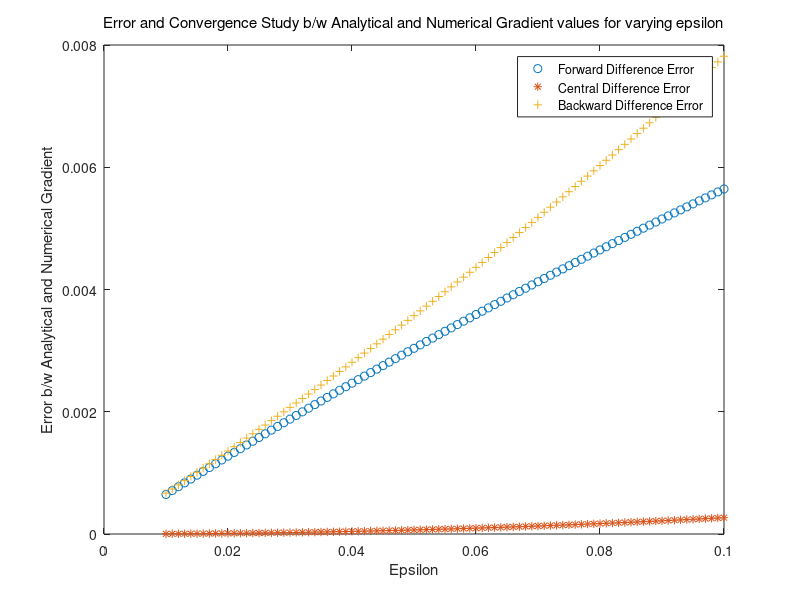

Recreate this plot in MATLAB.
function [] = Gradient()
clear all; 
close all;
disp('========================================');
disp('     GRADIENT by Finite Differences Assignment 1 Q2     ');
disp('     AML 771: Design Optimization and Decision Theory   ');
disp('     Student: Debjit Hore        ');
disp('========================================');
% computes the gradient of a function supplied by user in �Subroutine Getfun� 
% using forward, backward and central differences, and compares this with 
% analytical gradient provided by the user in �Subroutine Gradient�

      N = 2;              % N: Dimension of the space 
      epsilon = [0.01:0.001:0.1];
%     ===== READ POINT (Initial point)
      X = [0.5, 1.5]';
      [F0] = GETFUN (X);
% ----- GRADIENTS
      [G] = GRAD (X);
      for J=1:length(epsilon)
%----- FORWARD DIFFERENCE EVALUATION
      for I = 1:N
	     A = X(I);
	     DX = epsilon(J);      % DX: Purturbation of X
	     if X(I) ~= 0.
	       DX =  epsilon(J) * abs(X(I));
	     end
	     X(I) = X(I) + DX;
	     [F] = GETFUN (X);
	     X(I) = A;
	     GF(J,I) = (F - F0) / DX;          % Gradient of F calculation
      end
% ----- BACKWARD DIFFERENCE EVALUATION
      for I = 1: N
	     A = X(I);
	     DX =  epsilon(J);
        if X(I) ~= 0.
          DX =  epsilon(J) * abs(X(I));
	     end
	     X(I) = X(I) - DX;
	     [F] = GETFUN (X);
	     X(I) = A;
	     GB(J, I) = (F0 - F) / DX;
      end
% ----- CENTRAL DIFFERENCE EVALUATION
      for I = 1: N
  	     A = X(I);
	     DX =  epsilon(J);
	     if X(I) ~= 0.
	       DX =  epsilon(J) * abs(X(I));
	     end
	     X(I) = X(I) - .5 * DX;             %purturbing back
	     [F1] = GETFUN (X);
	     X(I) = A;
	     X(I) = X(I) + .5 * DX;             %purturbing forward
	     [F] = GETFUN (X);
	     X(I) = A;
	     GC(J,I) = (F - F1) / DX;
      end
      end
     GF_Error= sqrt((GF(:,1)-G(1)).^2+(GF(:,2)-G(2)).^2);
     GB_Error= sqrt((GB(:,1)-G(1)).^2+(GB(:,2)-G(2)).^2);
     GC_Error= sqrt((GC(:,1)-G(1)).^2+(GC(:,2)-G(2)).^2);
     disp(' ')
     disp('  Analytical Gradient  Forw. Diff.  Backw. Diff.  Central Diff.')
    for I = 1: N
        disp(sprintf(' %15.4E %15.4E %15.4E %15.4E\n',G(I), GF(1,I), GB(1,I), GC(1,I)));
 	  end
     figure;
     plot(epsilon, GF_Error, 'o');
     hold on;
     plot(epsilon, GC_Error,  '*');
     plot(epsilon, GB_Error,  '+');
     hold off;
     xlabel('Epsilon');
     ylabel('Error b/w Analytical and Numerical Gradient');
     legend('Forward Difference Error', 'Central Difference Error', 'Backward Difference Error');
     title('Error and Convergence Study b/w Analytical and Numerical Gradient values for varying epsilon', 'FontWeight',"normal");
    %KINDLY NOTE THAT THE ERRORS IN THIS HAVE A POWER OF 10E-3 THAT'S ONLY
    %VISIBLE IF THE GRAPH IS OPENED IN FULL SCREEN MODE.
      function [F] = GETFUN(X)
% ===== DEFINE FUNCTION
      F= (4*X(2)^2-X(1)*X(2))/(10000*(X(2)*X(1)^3-X(1)^4));
      
      function [G] = GRAD(X)
% ===== GRADIENTS
      G(1) = ((- 40000*X(1)^3 + 30000*X(2)*X(1)^2)*(- 4*X(2)^2 + X(1)*X(2)))/(- 10000*X(1)^4 + 10000*X(2)*X(1)^3)^2 - X(2)/(- 10000*X(1)^4 + 10000*X(2)*X(1)^3);
      G(2) = (10000*X(1)^3*(- 4*X(2)^2 + X(1)*X(2)))/(- 10000*X(1)^4 + 10000*X(2)*X(1)^3)^2 - (X(1) - 8*X(2))/(- 10000*X(1)^4 + 10000*X(2)*X(1)^3);
      